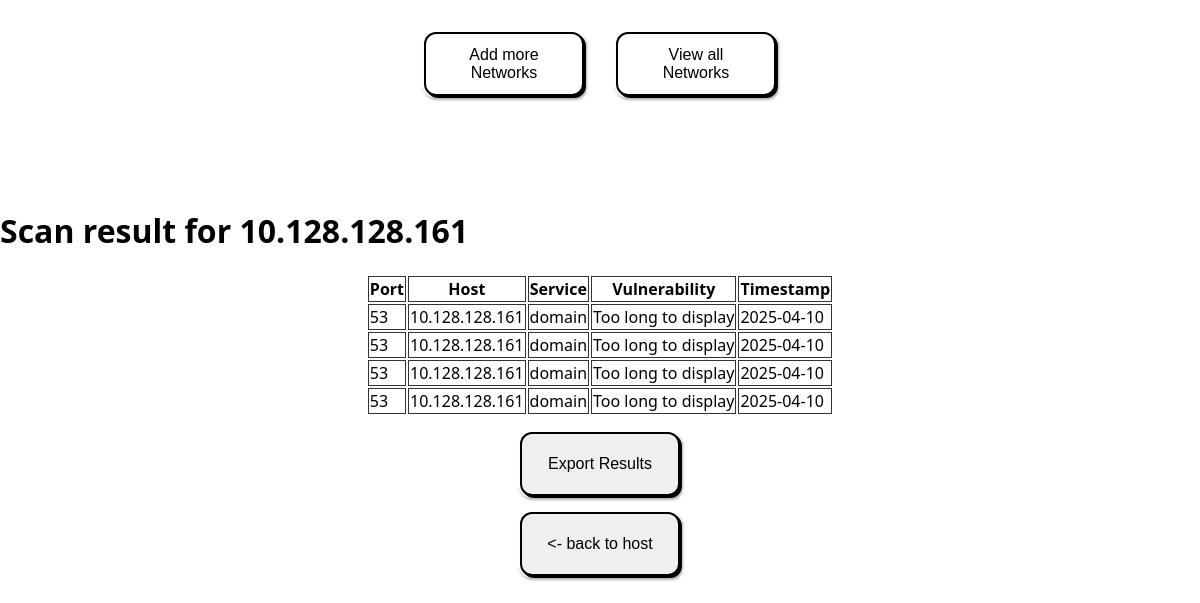
Page /results/3 on the committed database.
### app/models/host.py (models this page shows)
class Host(db.Model):
    __tablename__ = 'hosts'
    id = db.Column(db.Integer, primary_key=True, nullable=False, index=True)
    ip = db.Column(db.String, nullable=False) # ip of the host
    network_id = db.Column(db.Integer, db.ForeignKey("networks.id"),
                           nullable=False)
    network = db.relationship('Network', back_populates='hosts')
    ports = db.relationship('Port', back_populates='host',
                            cascade='all, delete-orphan')

### app/models/port.py (models this page shows)
class Port(db.Model):
    __tablename__ = 'ports'
    id = db.Column(db.Integer, primary_key=True, nullable=False, index=True)
    port = db.Column(db.Integer, nullable=False)
    service = db.Column(db.String)
    vulnerabilities = db.Column(db.String)
    last_found = db.Column(db.Date)
    host_id = db.Column(db.Integer, db.ForeignKey("hosts.id"), nullable=False)
    host = db.relationship('Host', back_populates='ports')

### app/routes/host_routes.py (the view)
@host_blueprint.route('/results/<id>')
def get_results_of_host(id):
    id_as_str = validate(id)
    id_as_int:int = 0
    try:
        id_as_int = int(id_as_str)
    except ValueError:
        return 'invalid id', 400
    host = get_host_by_id(id_as_int)
    if not host:
        return 'Host not found', 404
    return render_template('results.html', host=host)

### app/repositories/host_repository.py (called while the page is built)
def get_host_by_id(id):
    host = Host.query.filter(Host.id == id).first()
    return host

### app/utils.py (called while the page is built)
def validate(text: str):
    output: str = text # make a local instance for changes
    for character in ('"<>|\\&(){}[];:' + "'"):
        if character in output:
            output = output.replace(character, '\\' + character)
    return output

### app/templates/results.html (shortened to what this page needs)
{% extends 'base.html' %}
{% block head %}
<link rel="stylesheet" href="{{ url_for('static', filename='css/results.css') }}">
{% endblock %}
{% block body %}
    <h1>Scan result for {{host.ip}}</h1>
<div class="center">
<table>
    <tr>
        <th>Port</th>
        <th>Host</th>
        <th>Service</th>
        <th>Vulnerability</th>
        <th>Timestamp</th>
    </tr>
    {% for port in host.ports %}
        <tr>
            <td> {{port.port}} </td>
            <td> {{host.ip}} </td>
            <td> {{port.service}} </td>
            <td>
            {% if port.vulnerabilities|length > 100 %}
                Too long to display
            {% else %}
                 {{ port.vulnerabilities }}
            {% endif %}
            </td>
            <td> {{port.last_found}} </td>
        </tr>
{% endfor %}
</table>
</div>
    <div class="center">
        <button onclick="download_results()">Export Results</button>
    </div>
    <div class="center">
        <button onclick="history.back()"><- back to host</button>
    </div>
{% endblock %}

### app/static/css/styles.css (style rules this page uses)
body { font-family: 'Segoe UI', sans-serif; margin: 0px; }
button { padding: 10px 20px; font-size: 16px; border: 2px solid black; border-radius: 12px; color: black; font-family: sans-serif; box-shadow: 2px 2px 0 black, 0 0 0 2px white; filter: drop-shadow(1px 2px 1px rgba(0, 0, 0, 0.3)); cursor: pointer; transition: transform 0.1s ease; width: 10em; height: 4em; }
.center { width: 100%; height: 100%; display:flex; justify-content: center; }

### app/static/css/results.css (style rules this page uses)
th, td { border: 1px solid #333; }
button { margin-top: 2vh; }

### rows in the picture
Host: ip "10.128.128.161"
Port: port "53", service "domain", shows "Too long to display", last_found "2025-04-10"
Port: port "53", service "domain", shows "Too long to display", last_found "2025-04-10"
Port: port "53", service "domain", shows "Too long to display", last_found "2025-04-10"
Port: port "53", service "domain", shows "Too long to display", last_found "2025-04-10"
